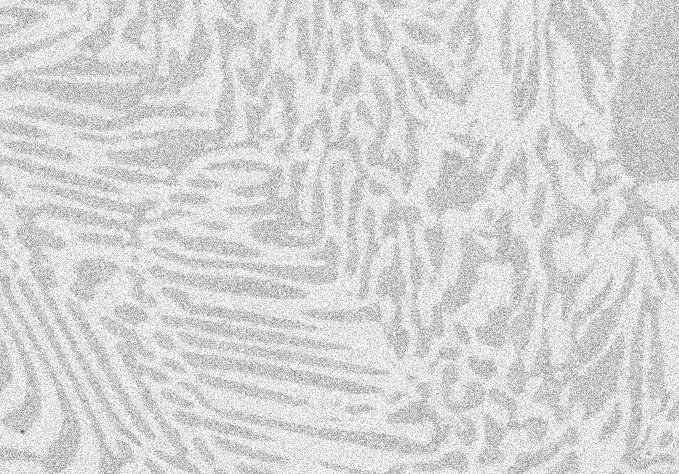
#> input picture images/Alloy_noisy.jpg, 679 x 474 px
$ python 10_Random_Walker_Segmentation_in_Python.py
#> lines starting #> are read from the running program, lines starting #| are printed output that depends on the picture; after the words box and inside, x2 and y2 are one past the last pixel; in counts of white or black regions, pixels touching at a corner belong together
# If we have regions that are visibly kind of different but they are very noisy, so
# we can't use histogram based segmentation because peaks in the histograms are not separable

# In this situation we have many tools and one tool is random walker segmentation

from skimage import io, img_as_float
import matplotlib.pyplot as plt
import numpy as np
from skimage.restoration import denoise_nl_means, estimate_sigma

img = img_as_float(io.imread("images/Alloy_noisy.jpg"))
#> img: shape (474, 679) float64; min 0.247, max 1, mean 0.837

# plt.hist(img.flat, bins=100, range =(0,1))
# plt.show()

# here histogram is overlapped but from image is clear that regions are seperated. so we
# can't use histogram based segmentation

# there are many ways of denoising but we have to preserve texture, edges

sigma_est = np.mean(estimate_sigma(img, channel_axis=None))
#> sigma_est = 0.0889
patch_kw = dict(
    patch_size=5, patch_distance=6, channel_axis=None  # 5x5 patches  # 13x13 search area
)
denoise_img = denoise_nl_means(img, h=1.15 * sigma_est, fast_mode=True, **patch_kw)
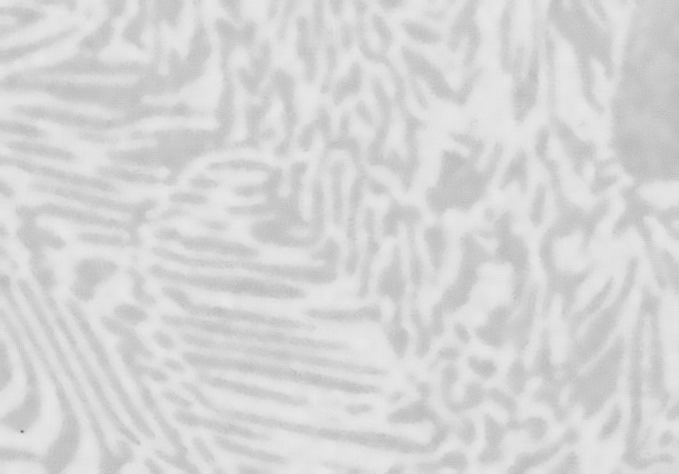
#> denoise_img: shape (474, 679) float64; min 0.433, max 0.916, mean 0.839

from skimage import exposure

eq_image = exposure.equalize_adapthist(denoise_img)
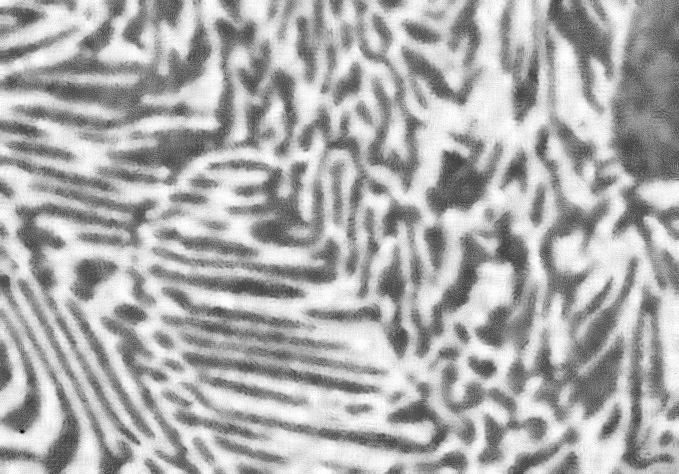
#> eq_image: shape (474, 679) float64; min 0, max 1, mean 0.679

# [7 lines of commented-out code are left out]

markers= np.zeros(img.shape,dtype=np.uint)

markers[(eq_image<0.6) & (eq_image>0.3)]=1
markers[(eq_image>0.8) & (eq_image<0.99)]=2
#
# plt.imshow(markers)
# plt.show()

# defining random walker

from skimage.segmentation import  random_walker

labels = random_walker(eq_image,markers,beta=10,mode='bf')
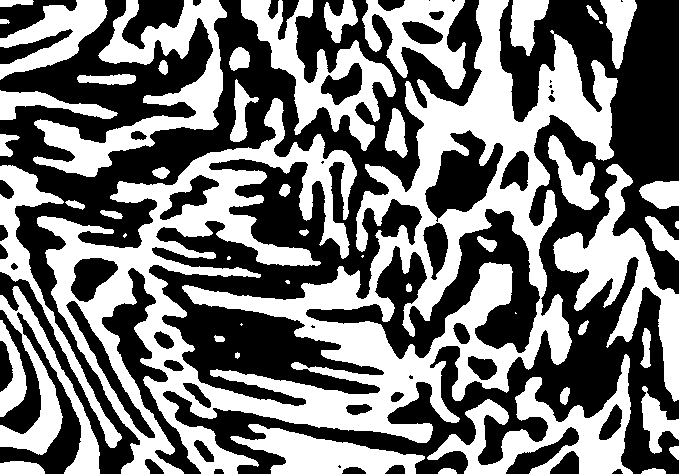
#> labels: shape (474, 679) uint64; values 1 (black) and 2 (white), 46.9% white; 52 white regions (7 under 20 px), largest, box (x1, y1, x2, y2) and area: (37, 0, 618, 474) 78610, (33, 0, 227, 177) 9925, (553, 164, 679, 402) 8546
# plt.imshow(labels)
# plt.show()

seg1=labels==1
seg2=labels==2

all_segments=np.zeros((eq_image.shape[0],eq_image.shape[1],3))

all_segments[seg1]=(1,0,0)
all_segments[seg2]=(0,1,0)

plt.imshow(all_segments)
plt.show()
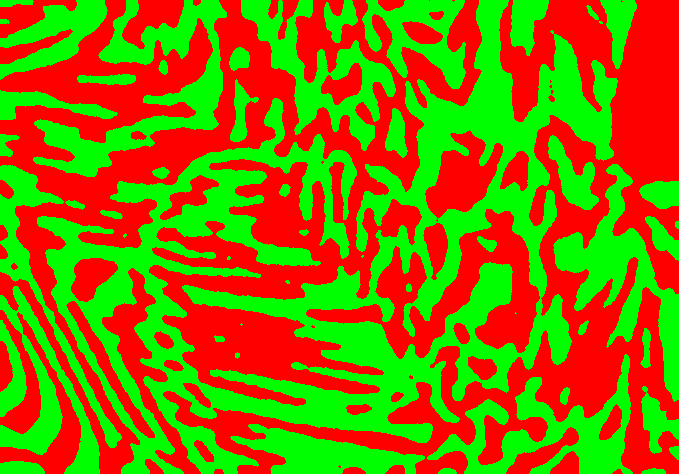
#> shown: shape (474, 679, 3) float64; mean R, G, B 0.531, 0.469, 0
